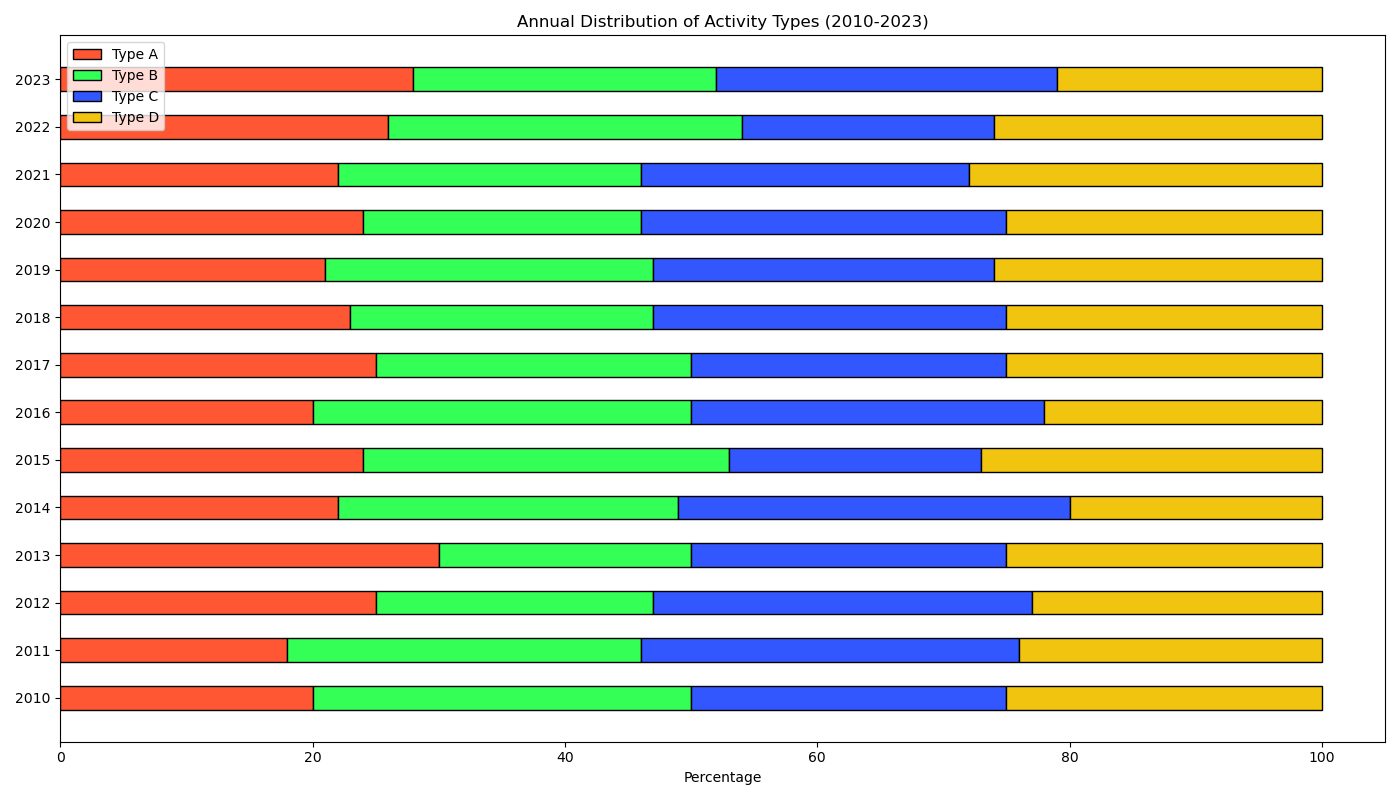

This chart was generated by the following Python code:

import matplotlib.pyplot as plt
import numpy as np

# Data
categories = ['2010', '2011', '2012', '2013', '2014', '2015', '2016', '2017', '2018', '2019', '2020', '2021', '2022', '2023']
type_A = [20, 18, 25, 30, 22, 24, 20, 25, 23, 21, 24, 22, 26, 28]
type_B = [30, 28, 22, 20, 27, 29, 30, 25, 24, 26, 22, 24, 28, 24]
type_C = [25, 30, 30, 25, 31, 20, 28, 25, 28, 27, 29, 26, 20, 27]
type_D = [25, 24, 23, 25, 20, 27, 22, 25, 25, 26, 25, 28, 26, 21]

# Convert data to numpy arrays
type_A = np.array(type_A)
type_B = np.array(type_B)
type_C = np.array(type_C)
type_D = np.array(type_D)

# Stack data
data = np.vstack([type_A, type_B, type_C, type_D])

# Create figure and axis
fig, ax = plt.subplots(figsize=(14, 8))

# Colors
colors = ['#FF5733', '#33FF57', '#3357FF', '#F1C40F']

# Create stacked bar chart
width = 0.5
bars = ax.barh(categories, type_A, color=colors[0], edgecolor='black', height=width)
bars = ax.barh(categories, type_B, left=type_A, color=colors[1], edgecolor='black', height=width)
bars = ax.barh(categories, type_C, left=type_A + type_B, color=colors[2], edgecolor='black', height=width)
bars = ax.barh(categories, type_D, left=type_A + type_B + type_C, color=colors[3], edgecolor='black', height=width)

# Add labels
ax.set_xlabel('Percentage')
ax.set_title('Annual Distribution of Activity Types (2010-2023)')
ax.legend(['Type A', 'Type B', 'Type C', 'Type D'], loc='upper left')

# Display the plot
plt.tight_layout()
plt.show()
